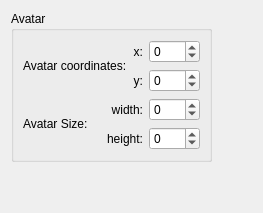
          <widget class="QWidget" name="tab_7" >
           <attribute name="title" >
            <string>Avatar</string>
           </attribute>
           <layout class="QGridLayout" name="gridLayout_21" >
            <item row="0" column="0" >
             <widget class="QGroupBox" name="groupBox_7" >
              <property name="title" >
               <string>Avatar</string>
              </property>
              <layout class="QGridLayout" name="gridLayout_13" >
               <item row="0" column="0" >
                <layout class="QHBoxLayout" name="horizontalLayout_16" >
                 <item>
                  <widget class="QLabel" name="label_26" >
                   <property name="text" >
                    <string>Avatar coordinates:</string>
                   </property>
                  </widget>
                 </item>
                 <item>
                  <layout class="QGridLayout" name="gridLayout_15" >
                   <item row="0" column="0" >
                    <widget class="QLabel" name="label_27" >
                     <property name="text" >
                      <string>x:</string>
                     </property>
                     <property name="alignment" >
                      <set>Qt::AlignRight|Qt::AlignTrailing|Qt::AlignVCenter</set>
                     </property>
                    </widget>
                   </item>
                   <item row="0" column="1" >
                    <widget class="QSpinBox" name="uAvatarCoordinates0" >
                     <property name="minimum" >
                      <number>-500</number>
                     </property>
                     <property name="maximum" >
                      <number>500</number>
                     </property>
                    </widget>
                   </item>
                   <item row="1" column="0" >
                    <widget class="QLabel" name="label_28" >
                     <property name="text" >
                      <string>y:</string>
                     </property>
                     <property name="alignment" >
                      <set>Qt::AlignRight|Qt::AlignTrailing|Qt::AlignVCenter</set>
                     </property>
                    </widget>
                   </item>
                   <item row="1" column="1" >
                    <widget class="QSpinBox" name="uAvatarCoordinates1" >
                     <property name="minimum" >
                      <number>-500</number>
                     </property>
                     <property name="value" >
                      <number>0</number>
                     </property>
                    </widget>
                   </item>
                  </layout>
                 </item>
                </layout>
               </item>
               <item row="1" column="0" >
                <layout class="QHBoxLayout" name="horizontalLayout_17" >
                 <item>
                  <widget class="QLabel" name="label_29" >
                   <property name="text" >
                    <string>Avatar Size:</string>
                   </property>
                  </widget>
                 </item>
                 <item>
                  <layout class="QGridLayout" name="gridLayout_16" >
                   <item row="0" column="0" >
                    <widget class="QLabel" name="label_30" >
                     <property name="text" >
                      <string>width:</string>
                     </property>
                     <property name="alignment" >
                      <set>Qt::AlignRight|Qt::AlignTrailing|Qt::AlignVCenter</set>
                     </property>
                    </widget>
                   </item>
                   <item row="0" column="1" >
                    <widget class="QSpinBox" name="uAvatarSize0" >
                     <property name="minimum" >
                      <number>-500</number>
                     </property>
                     <property name="maximum" >
                      <number>500</number>
                     </property>
                    </widget>
                   </item>
                   <item row="1" column="0" >
                    <widget class="QLabel" name="label_31" >
                     <property name="text" >
                      <string>height:</string>
                     </property>
                     <property name="alignment" >
                      <set>Qt::AlignRight|Qt::AlignTrailing|Qt::AlignVCenter</set>
                     </property>
                    </widget>
                   </item>
                   <item row="1" column="1" >
                    <widget class="QSpinBox" name="uAvatarSize1" >
                     <property name="minimum" >
                      <number>-500</number>
                     </property>
                     <property name="value" >
                      <number>0</number>
                     </property>
                    </widget>
                   </item>
                  </layout>
                 </item>
                </layout>
               </item>
              </layout>
             </widget>
            </item>
            <item row="0" column="1" >
             <spacer name="horizontalSpacer_3" >
              <property name="orientation" >
               <enum>Qt::Horizontal</enum>
              </property>
              <property name="sizeHint" stdset="0" >
               <size>
                <width>40</width>
                <height>20</height>
               </size>
              </property>
             </spacer>
            </item>
            <item row="1" column="0" >
             <spacer name="verticalSpacer_2" >
              <property name="orientation" >
               <enum>Qt::Vertical</enum>
              </property>
              <property name="sizeHint" stdset="0" >
               <size>
                <width>20</width>
                <height>40</height>
               </size>
              </property>
             </spacer>
            </item>
           </layout>
          </widget>
